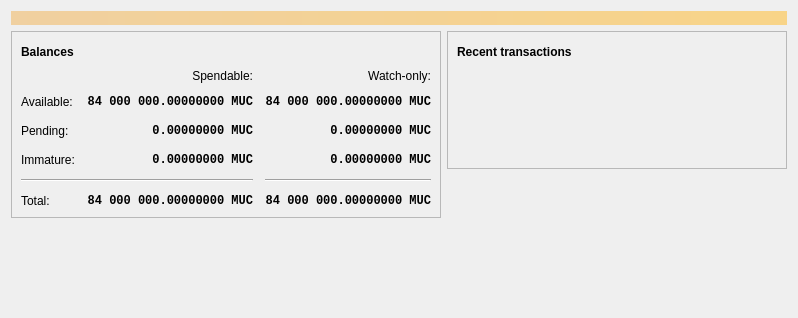
<?xml version="1.0" encoding="UTF-8"?>
<ui version="4.0">
 <class>OverviewPage</class>
 <widget class="QWidget" name="OverviewPage">
  <property name="geometry">
   <rect>
    <x>0</x>
    <y>0</y>
    <width>798</width>
    <height>318</height>
   </rect>
  </property>
  <property name="windowTitle">
   <string>Form</string>
  </property>
  <layout class="QVBoxLayout" name="topLayout">
   <item>
    <widget class="QLabel" name="labelAlerts">
     <property name="visible">
      <bool>false</bool>
     </property>
     <property name="styleSheet">
      <string notr="true">QLabel { background-color: qlineargradient(x1: 0, y1: 0, x2: 1, y2: 0, stop:0 #F0D0A0, stop:1 #F8D488); color:#000000; }</string>
     </property>
     <property name="wordWrap">
      <bool>true</bool>
     </property>
     <property name="margin">
      <number>3</number>
     </property>
     <property name="textInteractionFlags">
      <set>Qt::TextSelectableByMouse</set>
     </property>
    </widget>
   </item>
   <item>
    <layout class="QHBoxLayout" name="horizontalLayout" stretch="1,1">
     <item>
      <layout class="QVBoxLayout" name="verticalLayout_2">
       <item>
        <widget class="QFrame" name="frame">
         <property name="frameShape">
          <enum>QFrame::StyledPanel</enum>
         </property>
         <property name="frameShadow">
          <enum>QFrame::Raised</enum>
         </property>
         <layout class="QVBoxLayout" name="verticalLayout_4">
          <item>
           <layout class="QHBoxLayout" name="horizontalLayout_4">
            <item>
             <widget class="QLabel" name="label_5">
              <property name="font">
               <font>
                <weight>75</weight>
                <bold>true</bold>
               </font>
              </property>
              <property name="text">
               <string>Balances</string>
              </property>
             </widget>
            </item>
            <item>
             <widget class="QPushButton" name="labelWalletStatus">
              <property name="enabled">
               <bool>true</bool>
              </property>
              <property name="maximumSize">
               <size>
                <width>30</width>
                <height>16777215</height>
               </size>
              </property>
              <property name="toolTip">
               <string>The displayed information may be out of date. Your wallet automatically synchronizes with the Multicoin network after a connection is established, but this process has not completed yet.</string>
              </property>
              <property name="text">
               <string/>
              </property>
              <property name="icon">
               <iconset resource="../bitcoin.qrc">
                <normaloff>:/icons/warning</normaloff>
                <disabledoff>:/icons/warning</disabledoff>:/icons/warning</iconset>
              </property>
              <property name="iconSize">
               <size>
                <width>24</width>
                <height>24</height>
               </size>
              </property>
              <property name="flat">
               <bool>true</bool>
              </property>
             </widget>
            </item>
            <item>
             <spacer name="horizontalSpacer_3">
              <property name="orientation">
               <enum>Qt::Horizontal</enum>
              </property>
              <property name="sizeHint" stdset="0">
               <size>
                <width>40</width>
                <height>20</height>
               </size>
              </property>
             </spacer>
            </item>
           </layout>
          </item>
          <item>
           <layout class="QGridLayout" name="gridLayout">
            <property name="spacing">
             <number>12</number>
            </property>
            <item row="2" column="2">
             <widget class="QLabel" name="labelWatchPending">
              <property name="font">
               <font>
                <family>Monospace</family>
                <weight>75</weight>
                <bold>true</bold>
               </font>
              </property>
              <property name="cursor">
               <cursorShape>IBeamCursor</cursorShape>
              </property>
              <property name="toolTip">
               <string>Unconfirmed transactions to watch-only addresses</string>
              </property>
              <property name="text">
               <string notr="true">0.00000000 MUC</string>
              </property>
              <property name="alignment">
               <set>Qt::AlignRight|Qt::AlignTrailing|Qt::AlignVCenter</set>
              </property>
              <property name="textInteractionFlags">
               <set>Qt::LinksAccessibleByMouse|Qt::TextSelectableByKeyboard|Qt::TextSelectableByMouse</set>
              </property>
             </widget>
            </item>
            <item row="2" column="1">
             <widget class="QLabel" name="labelUnconfirmed">
              <property name="font">
               <font>
                <family>Monospace</family>
                <weight>75</weight>
                <bold>true</bold>
               </font>
              </property>
              <property name="cursor">
               <cursorShape>IBeamCursor</cursorShape>
              </property>
              <property name="toolTip">
               <string>Total of transactions that have yet to be confirmed, and do not yet count toward the spendable balance</string>
              </property>
              <property name="text">
               <string notr="true">0.00000000 MUC</string>
              </property>
              <property name="alignment">
               <set>Qt::AlignRight|Qt::AlignTrailing|Qt::AlignVCenter</set>
              </property>
              <property name="textInteractionFlags">
               <set>Qt::LinksAccessibleByMouse|Qt::TextSelectableByKeyboard|Qt::TextSelectableByMouse</set>
              </property>
             </widget>
            </item>
            <item row="3" column="2">
             <widget class="QLabel" name="labelWatchImmature">
              <property name="font">
               <font>
                <family>Monospace</family>
                <weight>75</weight>
                <bold>true</bold>
               </font>
              </property>
              <property name="cursor">
               <cursorShape>IBeamCursor</cursorShape>
              </property>
              <property name="toolTip">
               <string>Mined balance in watch-only addresses that has not yet matured</string>
              </property>
              <property name="text">
               <string notr="true">0.00000000 MUC</string>
              </property>
              <property name="alignment">
               <set>Qt::AlignRight|Qt::AlignTrailing|Qt::AlignVCenter</set>
              </property>
              <property name="textInteractionFlags">
               <set>Qt::LinksAccessibleByMouse|Qt::TextSelectableByKeyboard|Qt::TextSelectableByMouse</set>
              </property>
             </widget>
            </item>
            <item row="4" column="0" colspan="2">
             <widget class="Line" name="line">
              <property name="orientation">
               <enum>Qt::Horizontal</enum>
              </property>
             </widget>
            </item>
            <item row="4" column="2">
             <widget class="Line" name="lineWatchBalance">
              <property name="sizePolicy">
               <sizepolicy hsizetype="Preferred" vsizetype="Fixed">
                <horstretch>0</horstretch>
                <verstretch>0</verstretch>
               </sizepolicy>
              </property>
              <property name="minimumSize">
               <size>
                <width>140</width>
                <height>0</height>
               </size>
              </property>
              <property name="orientation">
               <enum>Qt::Horizontal</enum>
              </property>
             </widget>
            </item>
            <item row="5" column="0">
             <widget class="QLabel" name="labelTotalText">
              <property name="text">
               <string>Total:</string>
              </property>
             </widget>
            </item>
            <item row="3" column="1">
             <widget class="QLabel" name="labelImmature">
              <property name="font">
               <font>
                <family>Monospace</family>
                <weight>75</weight>
                <bold>true</bold>
               </font>
              </property>
              <property name="cursor">
               <cursorShape>IBeamCursor</cursorShape>
              </property>
              <property name="toolTip">
               <string>Mined balance that has not yet matured</string>
              </property>
              <property name="text">
               <string notr="true">0.00000000 MUC</string>
              </property>
              <property name="alignment">
               <set>Qt::AlignRight|Qt::AlignTrailing|Qt::AlignVCenter</set>
              </property>
              <property name="textInteractionFlags">
               <set>Qt::LinksAccessibleByMouse|Qt::TextSelectableByKeyboard|Qt::TextSelectableByMouse</set>
              </property>
             </widget>
            </item>
            <item row="2" column="3">
             <spacer name="horizontalSpacer_2">
              <property name="orientation">
               <enum>Qt::Horizontal</enum>
              </property>
              <property name="sizeHint" stdset="0">
               <size>
                <width>40</width>
                <height>20</height>
               </size>
              </property>
             </spacer>
            </item>
            <item row="3" column="0">
             <widget class="QLabel" name="labelImmatureText">
              <property name="text">
               <string>Immature:</string>
              </property>
             </widget>
            </item>
            <item row="5" column="1">
             <widget class="QLabel" name="labelTotal">
              <property name="font">
               <font>
                <family>Monospace</family>
                <weight>75</weight>
                <bold>true</bold>
               </font>
              </property>
              <property name="cursor">
               <cursorShape>IBeamCursor</cursorShape>
              </property>
              <property name="toolTip">
               <string>Your current total balance</string>
              </property>
              <property name="text">
               <string notr="true">84 000 000.00000000 MUC</string>
              </property>
              <property name="alignment">
               <set>Qt::AlignRight|Qt::AlignTrailing|Qt::AlignVCenter</set>
              </property>
              <property name="textInteractionFlags">
               <set>Qt::LinksAccessibleByMouse|Qt::TextSelectableByKeyboard|Qt::TextSelectableByMouse</set>
              </property>
             </widget>
            </item>
            <item row="5" column="2">
             <widget class="QLabel" name="labelWatchTotal">
              <property name="font">
               <font>
                <family>Monospace</family>
                <weight>75</weight>
                <bold>true</bold>
               </font>
              </property>
              <property name="cursor">
               <cursorShape>IBeamCursor</cursorShape>
              </property>
              <property name="toolTip">
               <string>Current total balance in watch-only addresses</string>
              </property>
              <property name="text">
               <string notr="true">84 000 000.00000000 MUC</string>
              </property>
              <property name="alignment">
               <set>Qt::AlignRight|Qt::AlignTrailing|Qt::AlignVCenter</set>
              </property>
              <property name="textInteractionFlags">
               <set>Qt::LinksAccessibleByMouse|Qt::TextSelectableByKeyboard|Qt::TextSelectableByMouse</set>
              </property>
             </widget>
            </item>
            <item row="0" column="2">
             <widget class="QLabel" name="labelWatchonly">
              <property name="text">
               <string>Watch-only:</string>
              </property>
              <property name="alignment">
               <set>Qt::AlignRight|Qt::AlignTrailing|Qt::AlignVCenter</set>
              </property>
             </widget>
            </item>
            <item row="1" column="0">
             <widget class="QLabel" name="labelBalanceText">
              <property name="text">
               <string>Available:</string>
              </property>
             </widget>
            </item>
            <item row="1" column="1">
             <widget class="QLabel" name="labelBalance">
              <property name="font">
               <font>
                <family>Monospace</family>
                <weight>75</weight>
                <bold>true</bold>
               </font>
              </property>
              <property name="cursor">
               <cursorShape>IBeamCursor</cursorShape>
              </property>
              <property name="toolTip">
               <string>Your current spendable balance</string>
              </property>
              <property name="text">
               <string notr="true">84 000 000.00000000 MUC</string>
              </property>
              <property name="alignment">
               <set>Qt::AlignRight|Qt::AlignTrailing|Qt::AlignVCenter</set>
              </property>
              <property name="textInteractionFlags">
               <set>Qt::LinksAccessibleByMouse|Qt::TextSelectableByKeyboard|Qt::TextSelectableByMouse</set>
              </property>
             </widget>
            </item>
            <item row="1" column="2">
             <widget class="QLabel" name="labelWatchAvailable">
              <property name="font">
               <font>
                <family>Monospace</family>
                <weight>75</weight>
                <bold>true</bold>
               </font>
              </property>
              <property name="cursor">
               <cursorShape>IBeamCursor</cursorShape>
              </property>
              <property name="toolTip">
               <string>Your current balance in watch-only addresses</string>
              </property>
              <property name="text">
               <string notr="true">84 000 000.00000000 MUC</string>
              </property>
              <property name="alignment">
               <set>Qt::AlignRight|Qt::AlignTrailing|Qt::AlignVCenter</set>
              </property>
              <property name="textInteractionFlags">
               <set>Qt::LinksAccessibleByMouse|Qt::TextSelectableByKeyboard|Qt::TextSelectableByMouse</set>
              </property>
             </widget>
            </item>
            <item row="2" column="0">
             <widget class="QLabel" name="labelPendingText">
              <property name="text">
               <string>Pending:</string>
              </property>
             </widget>
            </item>
            <item row="0" column="1">
             <widget class="QLabel" name="labelSpendable">
              <property name="text">
               <string>Spendable:</string>
              </property>
              <property name="alignment">
               <set>Qt::AlignRight|Qt::AlignTrailing|Qt::AlignVCenter</set>
              </property>
             </widget>
            </item>
           </layout>
          </item>
         </layout>
        </widget>
       </item>
       <item>
        <spacer name="verticalSpacer">
         <property name="orientation">
          <enum>Qt::Vertical</enum>
         </property>
         <property name="sizeHint" stdset="0">
          <size>
           <width>20</width>
           <height>40</height>
          </size>
         </property>
        </spacer>
       </item>
      </layout>
     </item>
     <item>
      <layout class="QVBoxLayout" name="verticalLayout_3">
       <item>
        <widget class="QFrame" name="frame_2">
         <property name="frameShape">
          <enum>QFrame::StyledPanel</enum>
         </property>
         <property name="frameShadow">
          <enum>QFrame::Raised</enum>
         </property>
         <layout class="QVBoxLayout" name="verticalLayout">
          <item>
           <layout class="QHBoxLayout" name="horizontalLayout_2">
            <item>
             <widget class="QLabel" name="label_4">
              <property name="font">
               <font>
                <weight>75</weight>
                <bold>true</bold>
               </font>
              </property>
              <property name="text">
               <string>Recent transactions</string>
              </property>
             </widget>
            </item>
            <item>
             <widget class="QPushButton" name="labelTransactionsStatus">
              <property name="enabled">
               <bool>true</bool>
              </property>
              <property name="maximumSize">
               <size>
                <width>30</width>
                <height>16777215</height>
               </size>
              </property>
              <property name="toolTip">
               <string>The displayed information may be out of date. Your wallet automatically synchronizes with the Multicoin network after a connection is established, but this process has not completed yet.</string>
              </property>
              <property name="text">
               <string/>
              </property>
              <property name="icon">
               <iconset resource="../bitcoin.qrc">
                <normaloff>:/icons/warning</normaloff>
                <disabledoff>:/icons/warning</disabledoff>:/icons/warning</iconset>
              </property>
              <property name="iconSize">
               <size>
                <width>24</width>
                <height>24</height>
               </size>
              </property>
              <property name="flat">
               <bool>true</bool>
              </property>
             </widget>
            </item>
            <item>
             <spacer name="horizontalSpacer">
              <property name="orientation">
               <enum>Qt::Horizontal</enum>
              </property>
              <property name="sizeHint" stdset="0">
               <size>
                <width>40</width>
                <height>20</height>
               </size>
              </property>
             </spacer>
            </item>
           </layout>
          </item>
          <item>
           <widget class="TransactionOverviewWidget" name="listTransactions">
            <property name="styleSheet">
             <string notr="true">QListView { background: transparent; }</string>
            </property>
            <property name="frameShape">
             <enum>QFrame::NoFrame</enum>
            </property>
            <property name="verticalScrollBarPolicy">
             <enum>Qt::ScrollBarAlwaysOff</enum>
            </property>
            <property name="horizontalScrollBarPolicy">
             <enum>Qt::ScrollBarAlwaysOff</enum>
            </property>
            <property name="sizeAdjustPolicy">
             <enum>QAbstractScrollArea::AdjustToContents</enum>
            </property>
            <property name="selectionMode">
             <enum>QAbstractItemView::NoSelection</enum>
            </property>
            <property name="uniformItemSizes">
             <bool>true</bool>
            </property>
           </widget>
          </item>
         </layout>
        </widget>
       </item>
       <item>
        <spacer name="verticalSpacer_2">
         <property name="orientation">
          <enum>Qt::Vertical</enum>
         </property>
         <property name="sizeHint" stdset="0">
          <size>
           <width>20</width>
           <height>40</height>
          </size>
         </property>
        </spacer>
       </item>
      </layout>
     </item>
    </layout>
   </item>
  </layout>
 </widget>
 <customwidgets>
  <customwidget>
   <class>TransactionOverviewWidget</class>
   <extends>QListView</extends>
   <header>qt/transactionoverviewwidget.h</header>
  </customwidget>
 </customwidgets>
 <resources/>
 <connections/>
</ui>
